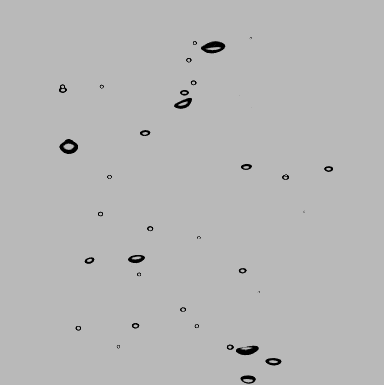
#> input picture SampleImages/Img_0001.png, 384 x 385 px; its folder holds 2 pictures in this run
$ jupyter execute --allow-errors CNN_OpticalFlow.ipynb   (shell and % lines are left out)
#> lines starting #> are read from the running program, lines starting #| are printed output that depends on the picture
Running inference on image pairs
============================

If you want to use a pre-trained PWC-Net model on your own set of images, you can pass a list of image pairs to a `ModelPWCNet` object using its  `predict_from_img_pairs()` method, as demonstrated here.

Below, look for `TODO` references and customize this notebook based on your own needs.
"""
pwcnet_predict_from_img_pairs.ipynb

Run inference on a list of images pairs.

Written by Phil Ferriere

Licensed under the MIT License (see LICENSE for details)
"""

[cell 1]
from __future__ import absolute_import, division, print_function
from copy import deepcopy
from skimage.io import imread
from model_pwcnet import ModelPWCNet, _DEFAULT_PWCNET_TEST_OPTIONS
from visualize import display_img_pairs_w_flows
from tqdm import tqdm
from optflow import flow_write, flow_write_as_png
import matplotlib.pyplot as plt
import cv2
from PIL import Image
import copy
import numpy as np

import os
os.environ["CUDA_DEVICE_ORDER"]="PCI_BUS_ID"
os.environ["CUDA_VISIBLE_DEVICES"]="1"

gpu_devices = ['/device:GPU:1']
controller = '/device:GPU:1'

[cell 2]
file_dir_save = '../Outputs/'
file_dir_sample = '../SampleImages/'

# TODO: Set the path to the trained model (make sure you've downloaded it first from http://bit.ly/tfoptflow)
ckpt_path = '../Weights/DBV_MFFV'

#Choose data type
img_pairs = []
for start_idx in tqdm(range(1,2)):
    image_path1 = file_dir_sample+f'Img_{start_idx:04d}.png'
    image_path2 = file_dir_sample+f'Img_{start_idx +1:04d}.png'
    image1, image2 = imread(image_path1), imread(image_path2)
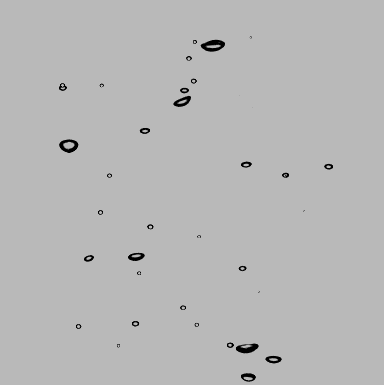
#> input picture SampleImages/Img_0002.png, 384 x 385 px
#> image1 is the input picture: shape (385, 384); min 0, max 185, mean 183.5
#> image2 is the input picture: shape (385, 384); min 0, max 185, mean 183.5


    # If image is of 24bit, following section can be neglected
    img1 = np.zeros((image1.shape[0], image1.shape[1], 3))
    img1[:,:,0] = image1[:,:]
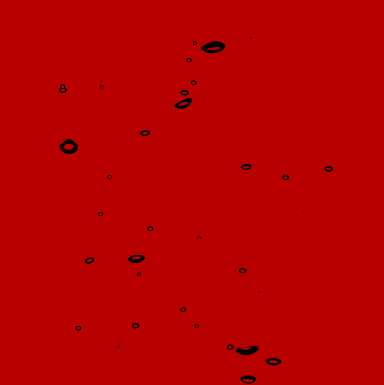
#> img1: shape (385, 384, 3) float64; mean of channels 0, 1, 2 183.5, 0, 0; drawn as R, G, B
    img1[:,:,1] = image1[:,:]
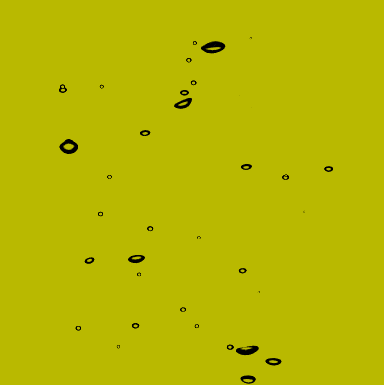
#> img1: shape (385, 384, 3) float64; mean of channels 0, 1, 2 183.5, 183.5, 0; drawn as R, G, B
    img1[:,:,2] = image1[:,:]

    img2 = np.zeros((image1.shape[0], image1.shape[1], 3))
    img2[:,:,0] = image2[:,:]
    img2[:,:,1] = image2[:,:]
    img2[:,:,2] = image2[:,:]

    img1 = img1.astype(np.uint8)
    img2 = img2.astype(np.uint8)

    img_pairs.append((img1, img2))

# Configure the model for inference, starting with the default options
#> (the rest of this cell did not finish here and is left out)
